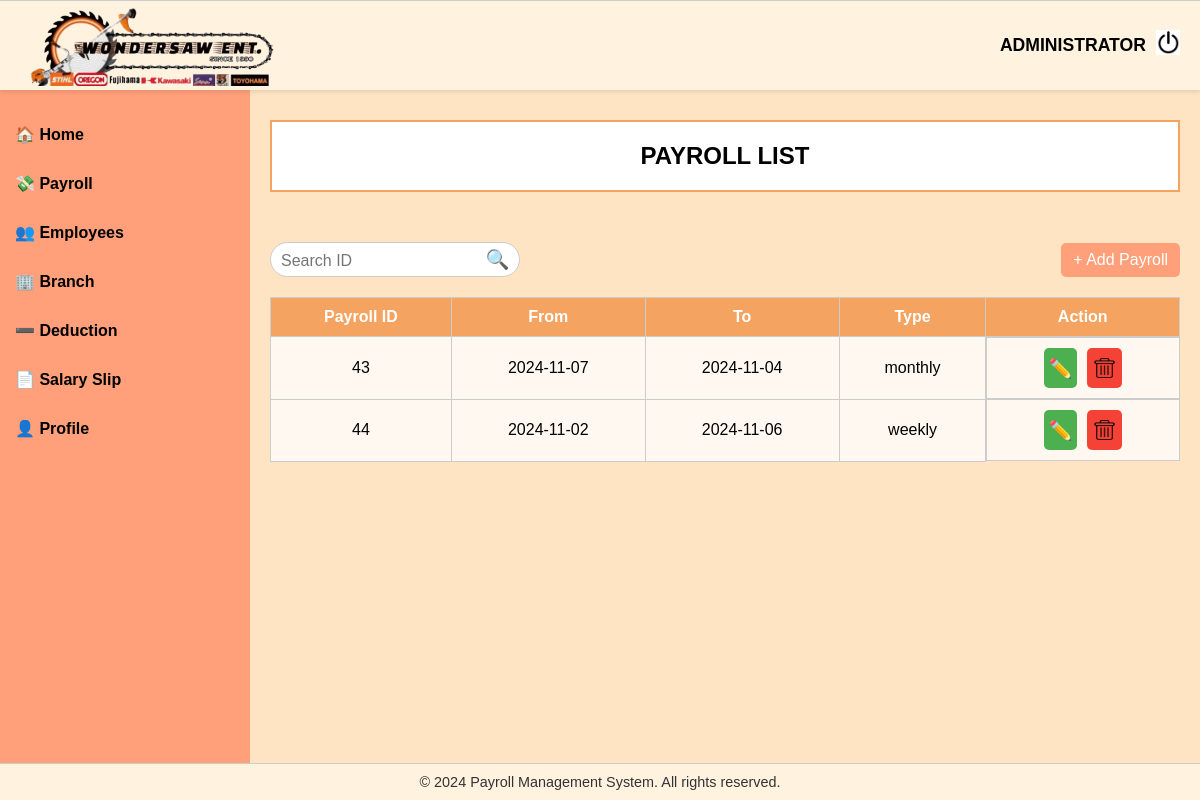
/payrollList.php (signed in), run on the app's committed database.
### tables this page shows
CREATE TABLE `payroll` (
  `id` int(11) NOT NULL,
  `employee_id` int(11) DEFAULT NULL,
  `date_from` date NOT NULL,
  `date_to` date NOT NULL,
  `payroll_type` varchar(50) NOT NULL,
  `status` varchar(100) NOT NULL
);

### payrollList.php (the view, shortened to what this page needs)
<?php
include_once("connection.php");
$searchQuery = "WHERE 1";
$sql = "SELECT * FROM payroll $searchQuery ORDER BY payroll_type ASC";
$result = $conn->query($sql);
?>
<!DOCTYPE html>
<html lang="en">
<head>
    <link rel="stylesheet" href="./assets/css/payrollList.css">
</head>
<body>
<?php include_once("./includes/header.php"); ?>
<?php include_once("./includes/sidebar.php"); ?>
    <main class="content">
        <div class="welcome-box2">
            PAYROLL LIST
        </div>
        <div class="controls">
            <div class="search-container">
                <form method="GET" action="payrollList.php">
                    <input type="text" name="search" placeholder="Search ID" class="search-bar" value="<?php echo isset($_GET['search']) ? htmlspecialchars($_GET['search']) : ''; ?>">
                    <button type="submit" class="search-btn">🔍</button>
                </form>
            </div>
            <button class="add-payroll-btn" onclick="showModal()">+ Add Payroll</button>
        </div>
        <table class="payroll-table">
            <thead>
                <tr>
                    <th>Payroll ID</th>
                    <th>From</th>
                    <th>To</th>
                    <th>Type</th>
                    <th>Action</th>
                </tr>
            </thead>
            <tbody>
                <?php
                if ($result->num_rows > 0) {
                    while ($row = $result->fetch_assoc()) {
                        echo "<tr>";
                        echo "<td>" . $row['id'] . "</td>";
                        echo "<td>" . $row['date_from'] . "</td>";
                        echo "<td>" . $row['date_to'] . "</td>";
                        echo "<td>" . $row['payroll_type'] . "</td>";
                        echo "<td class='action-buttons'>
                                <button class='edit' onclick='editPayroll(" . $row['id'] . ", \"" . $row['date_from'] . "\", \"" . $row['date_to'] . "\", \"" . $row['payroll_type'] . "\")'>✏️</button>
                                <a href='#' class='delete' onclick='showDeleteConfirmation(" . $row['id'] . ")'><img src='./assets/images/delete.png' alt='delete' style='height: 25px; width: 25px; padding-top: 5px'></a>
                              </td>";
                        echo "</tr>";
                    }
                } else {
                    echo "<tr><td colspan='5'>No payroll records found</td></tr>";
                }
                ?>
            </tbody>
        </table>
    </main>
    <?php include_once("./includes/footer.php"); ?>
</body>
</html>

### assets/css/payrollList.css (style rules this page uses)
* { margin: 0; padding: 0; box-sizing: border-box; }
body { font-family: Arial, sans-serif; display: flex; height: 100vh; overflow: hidden; background-color: #ffe4c4; }
.content { margin-left: 250px; padding-top: 80px; padding: 20px; width: calc(100% - 250px); height: calc(100vh - 60px); overflow-y: auto; background-color: #ffe4c4; }
.welcome-box2 { background-color: #ffffff; padding: 20px; border: 2px solid #f4a460; margin-top: 100px; margin-bottom: 20px; width: 100%; text-align: center; font-size: 1.5rem; font-weight: bold; }
.controls { display: flex; align-items: center; justify-content: space-between; margin-top: 50px; }
.search-container { display: flex; align-items: center; border: 1px solid #ccc; border-radius: 20px; padding: 5px 10px; background-color: #ffffff; }
.search-bar { border: none; outline: none; width: 200px; font-size: 1rem; background-color: transparent; }
.search-btn { background: none; border: none; font-size: 1.2rem; cursor: pointer; color: #666; }
.add-payroll-btn { padding: 8px 12px; font-size: 1rem; background-color: #ffa07a; color: white; border: none; cursor: pointer; border-radius: 5px; }
.payroll-table { width: 100%; border-collapse: collapse; margin-top: 20px; }
.payroll-table th, .payroll-table td { border: 1px solid #ccc; padding: 10px; text-align: center; }
.payroll-table th { background-color: #f4a460; color: white; font-weight: bold; }
.payroll-table td { background-color: #fff8f0; }
.action-buttons { display: flex; gap: 10px; justify-content: center; }
.edit { background-color: #4CAF50; color: white; font-size: 1.2rem; padding: 5px; border: none; cursor: pointer; border-radius: 5px; }
.delete { background-color: #f44336; color: white; font-size: 1.2rem; padding: 5px; border: none; cursor: pointer; border-radius: 5px; }

### includes/sidebar.php (style rules this page uses)
* { margin: 0; padding: 0; box-sizing: border-box; font-family: Arial, sans-serif; }
.content { margin-left: 250px; padding-top: 100px; padding: 20px; width: calc(100% - 250px); height: calc(100vh - 60px); overflow-y: auto; background-color: #ffe4c4; }

### data on the page
payroll: id "43", date_from "2024-11-07", date_to "2024-11-04", payroll_type "monthly"
payroll: id "44", date_from "2024-11-02", date_to "2024-11-06", payroll_type "weekly"
